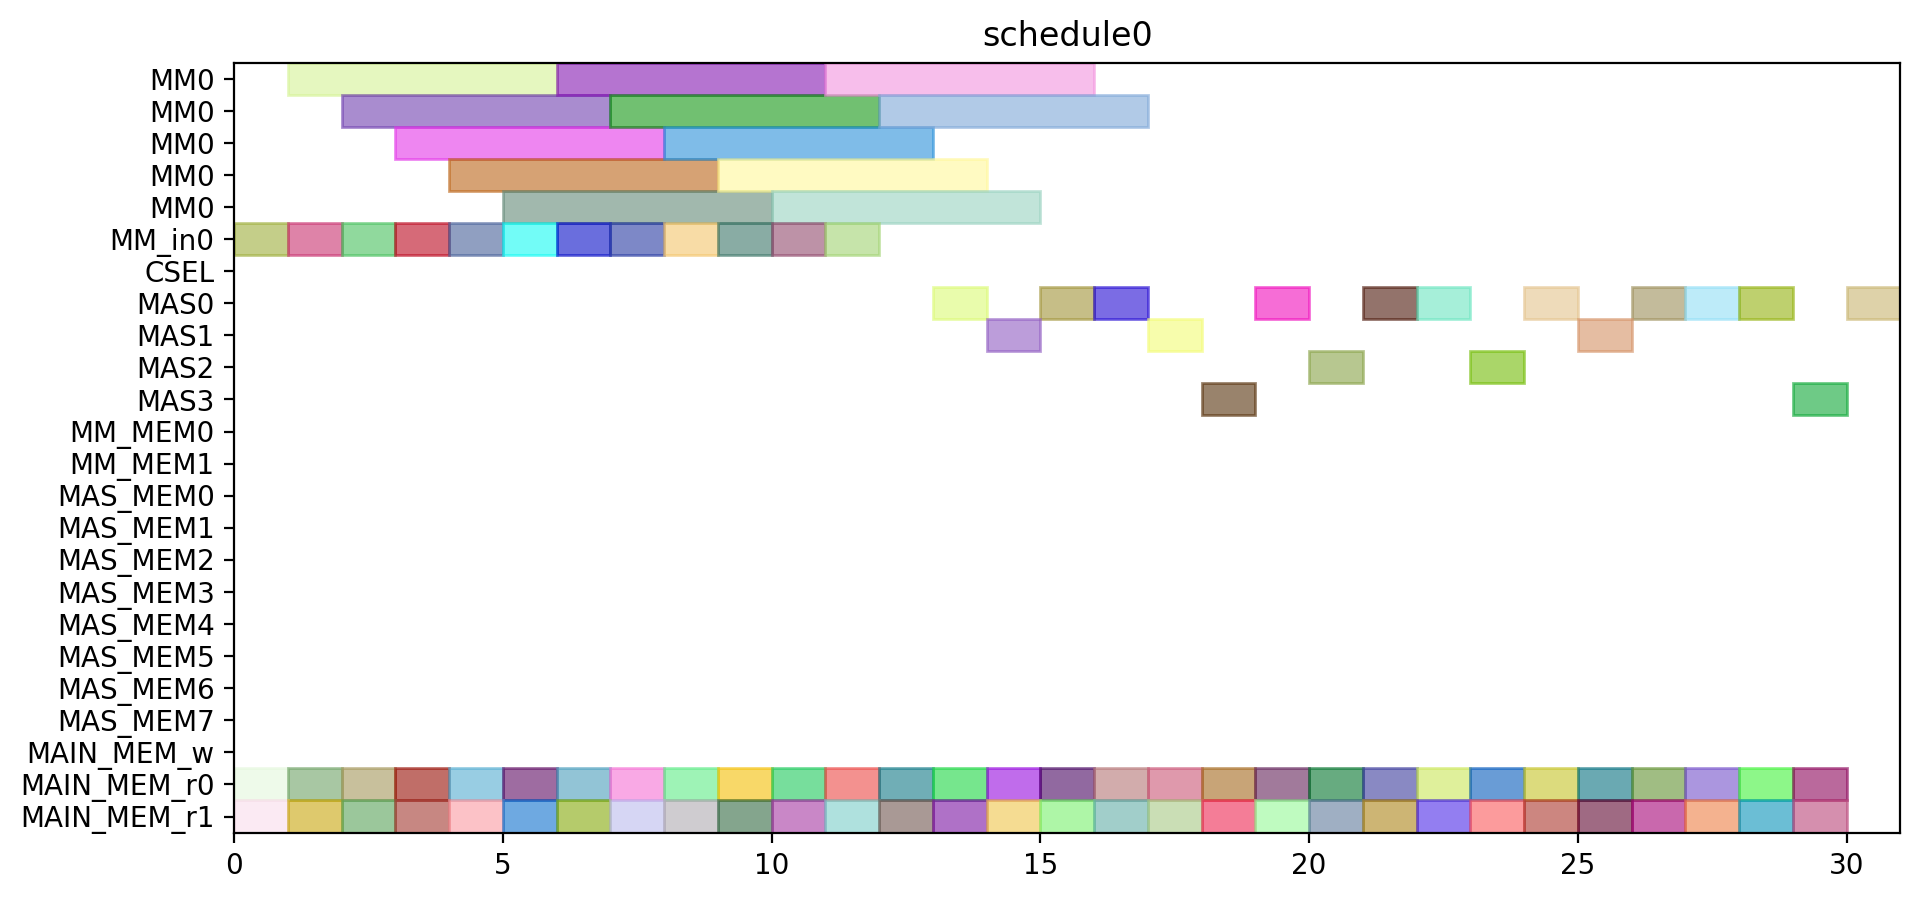

Recreate this plot in Python.
from pyschedule import Scenario, solvers, plotters, alt


def solve():
	horizon = 120
	S = Scenario("schedule0", horizon=horizon)

	# resource
	MM = S.Resources('MM', num=1, size=5)
	MM_in = S.Resources('MM_in', num=1)
	CSEL = S.Resource('CSEL')
	MAS = S.Resources('MAS', num=4, size=1, periods=range(1, horizon))
	MM_MEM = S.Resources('MM_MEM', num=2)
	MAS_MEM = S.Resources('MAS_MEM', num=8)
	MAIN_MEM_w = S.Resource('MAIN_MEM_w', size=1)
	MAIN_MEM_r = S.Resources('MAIN_MEM_r', num=2)

	# result of previous scheduling

	# new tasks
	c_t0_t0_t0 = S.Task('c_t0_t0_t0', length=5, delay_cost=1)
	c_t0_t0_t0 += alt(MM)
	c_t0_t0_t0_in = S.Task('c_t0_t0_t0_in', length=1, delay_cost=1)
	c_t0_t0_t0_in += alt(MM_in)
	S += c_t0_t0_t0_in*MM_in[0]<=c_t0_t0_t0*MM[0]
	c_t0_t0_t0_mem0 = S.Task('c_t0_t0_t0_mem0', length=1, delay_cost=1)
	c_t0_t0_t0_mem0 += MAIN_MEM_r[0]
	S += c_t0_t0_t0_mem0 <= c_t0_t0_t0

	c_t0_t0_t0_mem1 = S.Task('c_t0_t0_t0_mem1', length=1, delay_cost=1)
	c_t0_t0_t0_mem1 += MAIN_MEM_r[1]
	S += c_t0_t0_t0_mem1 <= c_t0_t0_t0

	c_t0_t0_t1 = S.Task('c_t0_t0_t1', length=5, delay_cost=1)
	c_t0_t0_t1 += alt(MM)
	c_t0_t0_t1_in = S.Task('c_t0_t0_t1_in', length=1, delay_cost=1)
	c_t0_t0_t1_in += alt(MM_in)
	S += c_t0_t0_t1_in*MM_in[0]<=c_t0_t0_t1*MM[0]
	c_t0_t0_t1_mem0 = S.Task('c_t0_t0_t1_mem0', length=1, delay_cost=1)
	c_t0_t0_t1_mem0 += MAIN_MEM_r[0]
	S += c_t0_t0_t1_mem0 <= c_t0_t0_t1

	c_t0_t0_t1_mem1 = S.Task('c_t0_t0_t1_mem1', length=1, delay_cost=1)
	c_t0_t0_t1_mem1 += MAIN_MEM_r[1]
	S += c_t0_t0_t1_mem1 <= c_t0_t0_t1

	c_t0_t0_t2 = S.Task('c_t0_t0_t2', length=1, delay_cost=1)
	c_t0_t0_t2 += alt(MAS)
	c_t0_t0_t2_mem0 = S.Task('c_t0_t0_t2_mem0', length=1, delay_cost=1)
	c_t0_t0_t2_mem0 += MAIN_MEM_r[0]
	S += c_t0_t0_t2_mem0 <= c_t0_t0_t2

	c_t0_t0_t2_mem1 = S.Task('c_t0_t0_t2_mem1', length=1, delay_cost=1)
	c_t0_t0_t2_mem1 += MAIN_MEM_r[1]
	S += c_t0_t0_t2_mem1 <= c_t0_t0_t2

	c_t0_t0_t3 = S.Task('c_t0_t0_t3', length=1, delay_cost=1)
	c_t0_t0_t3 += alt(MAS)
	c_t0_t0_t3_mem0 = S.Task('c_t0_t0_t3_mem0', length=1, delay_cost=1)
	c_t0_t0_t3_mem0 += MAIN_MEM_r[0]
	S += c_t0_t0_t3_mem0 <= c_t0_t0_t3

	c_t0_t0_t3_mem1 = S.Task('c_t0_t0_t3_mem1', length=1, delay_cost=1)
	c_t0_t0_t3_mem1 += MAIN_MEM_r[1]
	S += c_t0_t0_t3_mem1 <= c_t0_t0_t3

	c_t0_t1_t0 = S.Task('c_t0_t1_t0', length=5, delay_cost=1)
	c_t0_t1_t0 += alt(MM)
	c_t0_t1_t0_in = S.Task('c_t0_t1_t0_in', length=1, delay_cost=1)
	c_t0_t1_t0_in += alt(MM_in)
	S += c_t0_t1_t0_in*MM_in[0]<=c_t0_t1_t0*MM[0]
	c_t0_t1_t0_mem0 = S.Task('c_t0_t1_t0_mem0', length=1, delay_cost=1)
	c_t0_t1_t0_mem0 += MAIN_MEM_r[0]
	S += c_t0_t1_t0_mem0 <= c_t0_t1_t0

	c_t0_t1_t0_mem1 = S.Task('c_t0_t1_t0_mem1', length=1, delay_cost=1)
	c_t0_t1_t0_mem1 += MAIN_MEM_r[1]
	S += c_t0_t1_t0_mem1 <= c_t0_t1_t0

	c_t0_t1_t1 = S.Task('c_t0_t1_t1', length=5, delay_cost=1)
	c_t0_t1_t1 += alt(MM)
	c_t0_t1_t1_in = S.Task('c_t0_t1_t1_in', length=1, delay_cost=1)
	c_t0_t1_t1_in += alt(MM_in)
	S += c_t0_t1_t1_in*MM_in[0]<=c_t0_t1_t1*MM[0]
	c_t0_t1_t1_mem0 = S.Task('c_t0_t1_t1_mem0', length=1, delay_cost=1)
	c_t0_t1_t1_mem0 += MAIN_MEM_r[0]
	S += c_t0_t1_t1_mem0 <= c_t0_t1_t1

	c_t0_t1_t1_mem1 = S.Task('c_t0_t1_t1_mem1', length=1, delay_cost=1)
	c_t0_t1_t1_mem1 += MAIN_MEM_r[1]
	S += c_t0_t1_t1_mem1 <= c_t0_t1_t1

	c_t0_t1_t2 = S.Task('c_t0_t1_t2', length=1, delay_cost=1)
	c_t0_t1_t2 += alt(MAS)
	c_t0_t1_t2_mem0 = S.Task('c_t0_t1_t2_mem0', length=1, delay_cost=1)
	c_t0_t1_t2_mem0 += MAIN_MEM_r[0]
	S += c_t0_t1_t2_mem0 <= c_t0_t1_t2

	c_t0_t1_t2_mem1 = S.Task('c_t0_t1_t2_mem1', length=1, delay_cost=1)
	c_t0_t1_t2_mem1 += MAIN_MEM_r[1]
	S += c_t0_t1_t2_mem1 <= c_t0_t1_t2

	c_t0_t1_t3 = S.Task('c_t0_t1_t3', length=1, delay_cost=1)
	c_t0_t1_t3 += alt(MAS)
	c_t0_t1_t3_mem0 = S.Task('c_t0_t1_t3_mem0', length=1, delay_cost=1)
	c_t0_t1_t3_mem0 += MAIN_MEM_r[0]
	S += c_t0_t1_t3_mem0 <= c_t0_t1_t3

	c_t0_t1_t3_mem1 = S.Task('c_t0_t1_t3_mem1', length=1, delay_cost=1)
	c_t0_t1_t3_mem1 += MAIN_MEM_r[1]
	S += c_t0_t1_t3_mem1 <= c_t0_t1_t3

	c_t0_t20 = S.Task('c_t0_t20', length=1, delay_cost=1)
	c_t0_t20 += alt(MAS)
	c_t0_t20_mem0 = S.Task('c_t0_t20_mem0', length=1, delay_cost=1)
	c_t0_t20_mem0 += MAIN_MEM_r[0]
	S += c_t0_t20_mem0 <= c_t0_t20

	c_t0_t20_mem1 = S.Task('c_t0_t20_mem1', length=1, delay_cost=1)
	c_t0_t20_mem1 += MAIN_MEM_r[1]
	S += c_t0_t20_mem1 <= c_t0_t20

	c_t0_t21 = S.Task('c_t0_t21', length=1, delay_cost=1)
	c_t0_t21 += alt(MAS)
	c_t0_t21_mem0 = S.Task('c_t0_t21_mem0', length=1, delay_cost=1)
	c_t0_t21_mem0 += MAIN_MEM_r[0]
	S += c_t0_t21_mem0 <= c_t0_t21

	c_t0_t21_mem1 = S.Task('c_t0_t21_mem1', length=1, delay_cost=1)
	c_t0_t21_mem1 += MAIN_MEM_r[1]
	S += c_t0_t21_mem1 <= c_t0_t21

	c_t0_t30 = S.Task('c_t0_t30', length=1, delay_cost=1)
	c_t0_t30 += alt(MAS)
	c_t0_t30_mem0 = S.Task('c_t0_t30_mem0', length=1, delay_cost=1)
	c_t0_t30_mem0 += MAIN_MEM_r[0]
	S += c_t0_t30_mem0 <= c_t0_t30

	c_t0_t30_mem1 = S.Task('c_t0_t30_mem1', length=1, delay_cost=1)
	c_t0_t30_mem1 += MAIN_MEM_r[1]
	S += c_t0_t30_mem1 <= c_t0_t30

	c_t0_t31 = S.Task('c_t0_t31', length=1, delay_cost=1)
	c_t0_t31 += alt(MAS)
	c_t0_t31_mem0 = S.Task('c_t0_t31_mem0', length=1, delay_cost=1)
	c_t0_t31_mem0 += MAIN_MEM_r[0]
	S += c_t0_t31_mem0 <= c_t0_t31

	c_t0_t31_mem1 = S.Task('c_t0_t31_mem1', length=1, delay_cost=1)
	c_t0_t31_mem1 += MAIN_MEM_r[1]
	S += c_t0_t31_mem1 <= c_t0_t31

	c_t1_t0_t0 = S.Task('c_t1_t0_t0', length=5, delay_cost=1)
	c_t1_t0_t0 += alt(MM)
	c_t1_t0_t0_in = S.Task('c_t1_t0_t0_in', length=1, delay_cost=1)
	c_t1_t0_t0_in += alt(MM_in)
	S += c_t1_t0_t0_in*MM_in[0]<=c_t1_t0_t0*MM[0]
	c_t1_t0_t0_mem0 = S.Task('c_t1_t0_t0_mem0', length=1, delay_cost=1)
	c_t1_t0_t0_mem0 += MAIN_MEM_r[0]
	S += c_t1_t0_t0_mem0 <= c_t1_t0_t0

	c_t1_t0_t0_mem1 = S.Task('c_t1_t0_t0_mem1', length=1, delay_cost=1)
	c_t1_t0_t0_mem1 += MAIN_MEM_r[1]
	S += c_t1_t0_t0_mem1 <= c_t1_t0_t0

	c_t1_t0_t1 = S.Task('c_t1_t0_t1', length=5, delay_cost=1)
	c_t1_t0_t1 += alt(MM)
	c_t1_t0_t1_in = S.Task('c_t1_t0_t1_in', length=1, delay_cost=1)
	c_t1_t0_t1_in += alt(MM_in)
	S += c_t1_t0_t1_in*MM_in[0]<=c_t1_t0_t1*MM[0]
	c_t1_t0_t1_mem0 = S.Task('c_t1_t0_t1_mem0', length=1, delay_cost=1)
	c_t1_t0_t1_mem0 += MAIN_MEM_r[0]
	S += c_t1_t0_t1_mem0 <= c_t1_t0_t1

	c_t1_t0_t1_mem1 = S.Task('c_t1_t0_t1_mem1', length=1, delay_cost=1)
	c_t1_t0_t1_mem1 += MAIN_MEM_r[1]
	S += c_t1_t0_t1_mem1 <= c_t1_t0_t1

	c_t1_t0_t2 = S.Task('c_t1_t0_t2', length=1, delay_cost=1)
	c_t1_t0_t2 += alt(MAS)
	c_t1_t0_t2_mem0 = S.Task('c_t1_t0_t2_mem0', length=1, delay_cost=1)
	c_t1_t0_t2_mem0 += MAIN_MEM_r[0]
	S += c_t1_t0_t2_mem0 <= c_t1_t0_t2

	c_t1_t0_t2_mem1 = S.Task('c_t1_t0_t2_mem1', length=1, delay_cost=1)
	c_t1_t0_t2_mem1 += MAIN_MEM_r[1]
	S += c_t1_t0_t2_mem1 <= c_t1_t0_t2

	c_t1_t0_t3 = S.Task('c_t1_t0_t3', length=1, delay_cost=1)
	c_t1_t0_t3 += alt(MAS)
	c_t1_t0_t3_mem0 = S.Task('c_t1_t0_t3_mem0', length=1, delay_cost=1)
	c_t1_t0_t3_mem0 += MAIN_MEM_r[0]
	S += c_t1_t0_t3_mem0 <= c_t1_t0_t3

	c_t1_t0_t3_mem1 = S.Task('c_t1_t0_t3_mem1', length=1, delay_cost=1)
	c_t1_t0_t3_mem1 += MAIN_MEM_r[1]
	S += c_t1_t0_t3_mem1 <= c_t1_t0_t3

	c_t1_t1_t0 = S.Task('c_t1_t1_t0', length=5, delay_cost=1)
	c_t1_t1_t0 += alt(MM)
	c_t1_t1_t0_in = S.Task('c_t1_t1_t0_in', length=1, delay_cost=1)
	c_t1_t1_t0_in += alt(MM_in)
	S += c_t1_t1_t0_in*MM_in[0]<=c_t1_t1_t0*MM[0]
	c_t1_t1_t0_mem0 = S.Task('c_t1_t1_t0_mem0', length=1, delay_cost=1)
	c_t1_t1_t0_mem0 += MAIN_MEM_r[0]
	S += c_t1_t1_t0_mem0 <= c_t1_t1_t0

	c_t1_t1_t0_mem1 = S.Task('c_t1_t1_t0_mem1', length=1, delay_cost=1)
	c_t1_t1_t0_mem1 += MAIN_MEM_r[1]
	S += c_t1_t1_t0_mem1 <= c_t1_t1_t0

	c_t1_t1_t1 = S.Task('c_t1_t1_t1', length=5, delay_cost=1)
	c_t1_t1_t1 += alt(MM)
	c_t1_t1_t1_in = S.Task('c_t1_t1_t1_in', length=1, delay_cost=1)
	c_t1_t1_t1_in += alt(MM_in)
	S += c_t1_t1_t1_in*MM_in[0]<=c_t1_t1_t1*MM[0]
	c_t1_t1_t1_mem0 = S.Task('c_t1_t1_t1_mem0', length=1, delay_cost=1)
	c_t1_t1_t1_mem0 += MAIN_MEM_r[0]
	S += c_t1_t1_t1_mem0 <= c_t1_t1_t1

	c_t1_t1_t1_mem1 = S.Task('c_t1_t1_t1_mem1', length=1, delay_cost=1)
	c_t1_t1_t1_mem1 += MAIN_MEM_r[1]
	S += c_t1_t1_t1_mem1 <= c_t1_t1_t1

	c_t1_t1_t2 = S.Task('c_t1_t1_t2', length=1, delay_cost=1)
	c_t1_t1_t2 += alt(MAS)
	c_t1_t1_t2_mem0 = S.Task('c_t1_t1_t2_mem0', length=1, delay_cost=1)
	c_t1_t1_t2_mem0 += MAIN_MEM_r[0]
	S += c_t1_t1_t2_mem0 <= c_t1_t1_t2

	c_t1_t1_t2_mem1 = S.Task('c_t1_t1_t2_mem1', length=1, delay_cost=1)
	c_t1_t1_t2_mem1 += MAIN_MEM_r[1]
	S += c_t1_t1_t2_mem1 <= c_t1_t1_t2

	c_t1_t1_t3 = S.Task('c_t1_t1_t3', length=1, delay_cost=1)
	c_t1_t1_t3 += alt(MAS)
	c_t1_t1_t3_mem0 = S.Task('c_t1_t1_t3_mem0', length=1, delay_cost=1)
	c_t1_t1_t3_mem0 += MAIN_MEM_r[0]
	S += c_t1_t1_t3_mem0 <= c_t1_t1_t3

	c_t1_t1_t3_mem1 = S.Task('c_t1_t1_t3_mem1', length=1, delay_cost=1)
	c_t1_t1_t3_mem1 += MAIN_MEM_r[1]
	S += c_t1_t1_t3_mem1 <= c_t1_t1_t3

	c_t1_t20 = S.Task('c_t1_t20', length=1, delay_cost=1)
	c_t1_t20 += alt(MAS)
	c_t1_t20_mem0 = S.Task('c_t1_t20_mem0', length=1, delay_cost=1)
	c_t1_t20_mem0 += MAIN_MEM_r[0]
	S += c_t1_t20_mem0 <= c_t1_t20

	c_t1_t20_mem1 = S.Task('c_t1_t20_mem1', length=1, delay_cost=1)
	c_t1_t20_mem1 += MAIN_MEM_r[1]
	S += c_t1_t20_mem1 <= c_t1_t20

	c_t1_t21 = S.Task('c_t1_t21', length=1, delay_cost=1)
	c_t1_t21 += alt(MAS)
	c_t1_t21_mem0 = S.Task('c_t1_t21_mem0', length=1, delay_cost=1)
	c_t1_t21_mem0 += MAIN_MEM_r[0]
	S += c_t1_t21_mem0 <= c_t1_t21

	c_t1_t21_mem1 = S.Task('c_t1_t21_mem1', length=1, delay_cost=1)
	c_t1_t21_mem1 += MAIN_MEM_r[1]
	S += c_t1_t21_mem1 <= c_t1_t21

	c_t1_t30 = S.Task('c_t1_t30', length=1, delay_cost=1)
	c_t1_t30 += alt(MAS)
	c_t1_t30_mem0 = S.Task('c_t1_t30_mem0', length=1, delay_cost=1)
	c_t1_t30_mem0 += MAIN_MEM_r[0]
	S += c_t1_t30_mem0 <= c_t1_t30

	c_t1_t30_mem1 = S.Task('c_t1_t30_mem1', length=1, delay_cost=1)
	c_t1_t30_mem1 += MAIN_MEM_r[1]
	S += c_t1_t30_mem1 <= c_t1_t30

	c_t1_t31 = S.Task('c_t1_t31', length=1, delay_cost=1)
	c_t1_t31 += alt(MAS)
	c_t1_t31_mem0 = S.Task('c_t1_t31_mem0', length=1, delay_cost=1)
	c_t1_t31_mem0 += MAIN_MEM_r[0]
	S += c_t1_t31_mem0 <= c_t1_t31

	c_t1_t31_mem1 = S.Task('c_t1_t31_mem1', length=1, delay_cost=1)
	c_t1_t31_mem1 += MAIN_MEM_r[1]
	S += c_t1_t31_mem1 <= c_t1_t31

	c_t2_t0_t0 = S.Task('c_t2_t0_t0', length=5, delay_cost=1)
	c_t2_t0_t0 += alt(MM)
	c_t2_t0_t0_in = S.Task('c_t2_t0_t0_in', length=1, delay_cost=1)
	c_t2_t0_t0_in += alt(MM_in)
	S += c_t2_t0_t0_in*MM_in[0]<=c_t2_t0_t0*MM[0]
	c_t2_t0_t0_mem0 = S.Task('c_t2_t0_t0_mem0', length=1, delay_cost=1)
	c_t2_t0_t0_mem0 += MAIN_MEM_r[0]
	S += c_t2_t0_t0_mem0 <= c_t2_t0_t0

	c_t2_t0_t0_mem1 = S.Task('c_t2_t0_t0_mem1', length=1, delay_cost=1)
	c_t2_t0_t0_mem1 += MAIN_MEM_r[1]
	S += c_t2_t0_t0_mem1 <= c_t2_t0_t0

	c_t2_t0_t1 = S.Task('c_t2_t0_t1', length=5, delay_cost=1)
	c_t2_t0_t1 += alt(MM)
	c_t2_t0_t1_in = S.Task('c_t2_t0_t1_in', length=1, delay_cost=1)
	c_t2_t0_t1_in += alt(MM_in)
	S += c_t2_t0_t1_in*MM_in[0]<=c_t2_t0_t1*MM[0]
	c_t2_t0_t1_mem0 = S.Task('c_t2_t0_t1_mem0', length=1, delay_cost=1)
	c_t2_t0_t1_mem0 += MAIN_MEM_r[0]
	S += c_t2_t0_t1_mem0 <= c_t2_t0_t1

	c_t2_t0_t1_mem1 = S.Task('c_t2_t0_t1_mem1', length=1, delay_cost=1)
	c_t2_t0_t1_mem1 += MAIN_MEM_r[1]
	S += c_t2_t0_t1_mem1 <= c_t2_t0_t1

	c_t2_t0_t2 = S.Task('c_t2_t0_t2', length=1, delay_cost=1)
	c_t2_t0_t2 += alt(MAS)
	c_t2_t0_t2_mem0 = S.Task('c_t2_t0_t2_mem0', length=1, delay_cost=1)
	c_t2_t0_t2_mem0 += MAIN_MEM_r[0]
	S += c_t2_t0_t2_mem0 <= c_t2_t0_t2

	c_t2_t0_t2_mem1 = S.Task('c_t2_t0_t2_mem1', length=1, delay_cost=1)
	c_t2_t0_t2_mem1 += MAIN_MEM_r[1]
	S += c_t2_t0_t2_mem1 <= c_t2_t0_t2

	c_t2_t0_t3 = S.Task('c_t2_t0_t3', length=1, delay_cost=1)
	c_t2_t0_t3 += alt(MAS)
	c_t2_t0_t3_mem0 = S.Task('c_t2_t0_t3_mem0', length=1, delay_cost=1)
	c_t2_t0_t3_mem0 += MAIN_MEM_r[0]
	S += c_t2_t0_t3_mem0 <= c_t2_t0_t3

	c_t2_t0_t3_mem1 = S.Task('c_t2_t0_t3_mem1', length=1, delay_cost=1)
	c_t2_t0_t3_mem1 += MAIN_MEM_r[1]
	S += c_t2_t0_t3_mem1 <= c_t2_t0_t3

	c_t2_t1_t0 = S.Task('c_t2_t1_t0', length=5, delay_cost=1)
	c_t2_t1_t0 += alt(MM)
	c_t2_t1_t0_in = S.Task('c_t2_t1_t0_in', length=1, delay_cost=1)
	c_t2_t1_t0_in += alt(MM_in)
	S += c_t2_t1_t0_in*MM_in[0]<=c_t2_t1_t0*MM[0]
	c_t2_t1_t0_mem0 = S.Task('c_t2_t1_t0_mem0', length=1, delay_cost=1)
	c_t2_t1_t0_mem0 += MAIN_MEM_r[0]
	S += c_t2_t1_t0_mem0 <= c_t2_t1_t0

	c_t2_t1_t0_mem1 = S.Task('c_t2_t1_t0_mem1', length=1, delay_cost=1)
	c_t2_t1_t0_mem1 += MAIN_MEM_r[1]
	S += c_t2_t1_t0_mem1 <= c_t2_t1_t0

	c_t2_t1_t1 = S.Task('c_t2_t1_t1', length=5, delay_cost=1)
	c_t2_t1_t1 += alt(MM)
	c_t2_t1_t1_in = S.Task('c_t2_t1_t1_in', length=1, delay_cost=1)
	c_t2_t1_t1_in += alt(MM_in)
	S += c_t2_t1_t1_in*MM_in[0]<=c_t2_t1_t1*MM[0]
	c_t2_t1_t1_mem0 = S.Task('c_t2_t1_t1_mem0', length=1, delay_cost=1)
	c_t2_t1_t1_mem0 += MAIN_MEM_r[0]
	S += c_t2_t1_t1_mem0 <= c_t2_t1_t1

	c_t2_t1_t1_mem1 = S.Task('c_t2_t1_t1_mem1', length=1, delay_cost=1)
	c_t2_t1_t1_mem1 += MAIN_MEM_r[1]
	S += c_t2_t1_t1_mem1 <= c_t2_t1_t1

	solvers.mip.solve(S,msg=1,kind='CPLEX',ratio_gap=1.01)

	solution = [['hoge']*len(S.solution()[1]) for i in range(len(S.solution()))]
	for i in range(len(S.solution())):
		for j in range(len(S.solution()[i])):
			solution[i][j]=str(S.solution()[i][j])
	print(solution)

	cycles = int(solution[-1][3])

	pic_file_name = "/home/mfukuda/ABE/multiRAM_multiMAS_16mux/scheduling_result/stage5MM1_stage1MAS4/MUL/schedule0.png"
	if(S.solution() != []):
		plotters.matplotlib.plot(S,img_filename=pic_file_name, show_task_labels=False, fig_size=(cycles*0.25+3, 5))

	return solution
